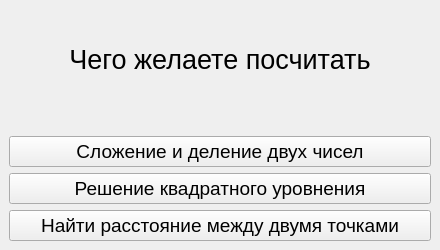
<?xml version="1.0" encoding="UTF-8"?>
<ui version="4.0">
 <class>MainWindow</class>
 <widget class="QMainWindow" name="MainWindow">
  <property name="geometry">
   <rect>
    <x>0</x>
    <y>0</y>
    <width>440</width>
    <height>250</height>
   </rect>
  </property>
  <property name="windowTitle">
   <string>MainWindow</string>
  </property>
  <widget class="QWidget" name="centralwidget">
   <layout class="QVBoxLayout" name="verticalLayout">
    <item>
     <widget class="QLabel" name="label">
      <property name="font">
       <font>
        <pointsize>20</pointsize>
       </font>
      </property>
      <property name="layoutDirection">
       <enum>Qt::LeftToRight</enum>
      </property>
      <property name="text">
       <string>Чего желаете посчитать</string>
      </property>
      <property name="alignment">
       <set>Qt::AlignCenter</set>
      </property>
     </widget>
    </item>
    <item>
     <spacer name="horizontalSpacer">
      <property name="orientation">
       <enum>Qt::Horizontal</enum>
      </property>
      <property name="sizeHint" stdset="0">
       <size>
        <width>40</width>
        <height>20</height>
       </size>
      </property>
     </spacer>
    </item>
    <item>
     <widget class="QPushButton" name="sum_div">
      <property name="font">
       <font>
        <pointsize>14</pointsize>
       </font>
      </property>
      <property name="text">
       <string>Сложение и деление двух чисел</string>
      </property>
     </widget>
    </item>
    <item>
     <widget class="QPushButton" name="quadratic">
      <property name="font">
       <font>
        <pointsize>14</pointsize>
       </font>
      </property>
      <property name="text">
       <string>Решение квадратного уровнения</string>
      </property>
     </widget>
    </item>
    <item>
     <widget class="QPushButton" name="dist">
      <property name="font">
       <font>
        <pointsize>14</pointsize>
       </font>
      </property>
      <property name="text">
       <string>Найти расстояние между двумя точками</string>
      </property>
     </widget>
    </item>
   </layout>
  </widget>
 </widget>
 <resources/>
 <connections/>
</ui>
